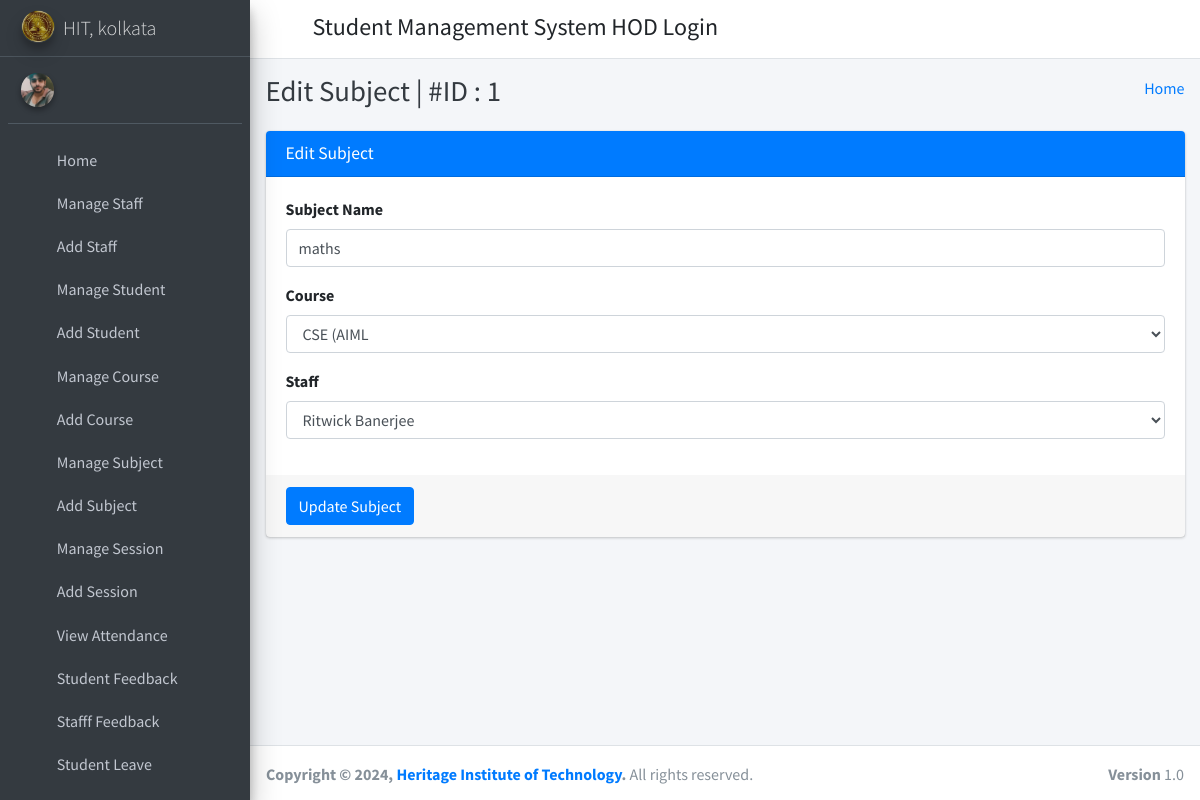
The page /edit_subject/1/ (signed in) on the database its author committed.
### student_management_app/models.py (models this page shows)
class Subjects(models.Model):
    id =models.AutoField(primary_key=True)
    subject_name = models.CharField(max_length=255)
    course_id = models.ForeignKey(Courses, on_delete=models.CASCADE, default=1) #need to give defauult course
    staff_id = models.ForeignKey(CustomUser, on_delete=models.CASCADE)
    created_at = models.DateTimeField(auto_now_add=True)
    updated_at = models.DateTimeField(auto_now=True)
    objects = models.Manager()

class Courses(models.Model):
    id = models.AutoField(primary_key=True)
    course_name = models.CharField(max_length=255)
    created_at = models.DateTimeField(auto_now_add=True)
    updated_at = models.DateTimeField(auto_now=True)
    objects = models.Manager()

class CustomUser(AbstractUser):
    user_type_data = ((1, "HOD"), (2, "Staff"), (3, "Student"))
    user_type = models.CharField(default=1, choices=user_type_data, max_length=10)

### student_management_app/HodViews.py (the view)
# urls.py: path('edit_subject/<subject_id>/', HodViews.edit_subject, name="edit_subject"),
def edit_subject(request, subject_id):
    subject = Subjects.objects.get(id=subject_id)
    courses = Courses.objects.all()
    staffs = CustomUser.objects.filter(user_type='2')
    context = {
        "subject": subject,
        "courses": courses,
        "staffs": staffs,
        "id": subject_id
    }
    return render(request, 'hod_template/edit_subject_template.html', context)

### student_management_app/LoginCheckMiddleWare.py (called while the page is built, shortened)
    def process_view(self, request, view_func, view_args, view_kwargs):
        modulename = view_func.__module__
        user = request.user
        if user.is_authenticated:
            if user.user_type == "1":
                if modulename == "student_management_app.HodViews":
                    pass
                elif modulename == "student_management_app.views" or modulename == "django.views.static":
                    pass
                else:
                    return redirect("admin_home")
            else:
                return redirect("login")
        else:
            if request.path == reverse("login") or request.path == reverse("doLogin"):
                pass
            else:
                return redirect("login")

### student_management_app/templates/hod_template/edit_subject_template.html (shortened to what this page needs)
{% extends 'hod_template/base_template.html' %}
{% block page_title %}
    Edit Subject | #ID : {{ subject.id }}
{% endblock page_title %}
{% block main_content %}
{% load static %}
<section class="content">
        <div class="container-fluid">
            <div class="row">
                <div class="col-md-12">
                    <div class="card card-primary">
                    <div class="card-header">
                        <h3 class="card-title">Edit Subject</h3>
                    </div>
                    <form role="form" method="POST" action="{% url 'edit_subject_save' %}">
                        <div class="card-body">
                            <div class="form-group">
                                <label>Subject Name </label>
                                <input type="text" class="form-control" name="subject" value="{{ subject.subject_name }}">
                            </div>
                            <div class="form-group">
                                <label>Course </label>
                                <select class="form-control" name="course">
                                    {% for course in courses %}
                                        <option value="{{ course.id }}" {% if course.id == subject.course_id.id %} selected {% endif %}>{{ course.course_name }}</option>
                                    {% endfor %}
                                </select>
                            </div>
                            <div class="form-group">
                                <label>Staff </label>
                                <select class="form-control" name="staff">
                                    {% for staff in staffs %}
                                        <option value="{{ staff.id }}" {% if staff.id == subject.staff_id.id %} selected {% endif %}>{{ staff.first_name }} {{ staff.last_name }}</option>
                                    {% endfor %}
                                </select>
                            </div>
                        </div>
                        <div class="card-footer">
                        <button type="submit" class="btn btn-primary">Update Subject</button>
                        </div>
                    </form>
                    </div>
                </div>
            </div>
        </div>
      </section>
  {% endblock main_content %}

### rows shown on the page
Subjects: id "1", subject "maths", course "CSE (AIML", staff "Ritwick Banerjee"
